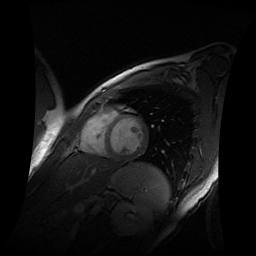
#> input picture IMA203 - Méthodes variationelles et bayésiennes et optimisation discrète/TP6_Modeles_Deformables/CodeEtImages/coeurIRM.bmp, 256 x 256 px, found by its file name
$ jupyter execute 'TP_Modèles_Déformables_SOUSA.ipynb'
#> lines starting #> are read from the running program, lines starting #| are printed output that depends on the picture; after the words box and inside, x2 and y2 are one past the last pixel; in counts of white or black regions, pixels touching at a corner belong together
# Lucas Oliveira Machado de Sousa

# Importation des images

[cell 1]
#%% SECTION 1 inclusion de packages externes

import numpy as np
import matplotlib.pyplot as plt
from scipy import ndimage as ndi
# necessite scikit-image
from skimage import io as skio
from skimage.filters import gaussian
from skimage.segmentation import active_contour
from skimage import img_as_float
from skimage.segmentation import chan_vese
from skimage.segmentation import checkerboard_level_set
from skimage.segmentation import circle_level_set
from skimage.segmentation import disk_level_set

[cell 2]
# Files upload
from google.colab import files

uploaded = files.upload()
#> the answer given: coeurIRM.bmp
for fn in uploaded.keys():
  print("User uploaded file '{name}' with length {length} bytes".format(name=fn, length=len(uploaded[fn])))

[cell 3]
#%% SECTION 2 - Lecture de l'image

im = skio.imread('coeurIRM.bmp')
#> im is the input picture: shape (256, 256); min 0, max 255, mean 19.4

# [6 lines of commented-out code are left out]

plt.imshow(im, cmap="gray")

[cell 4]
from skimage.morphology import disk
from skimage.filters.rank import gradient
plt.imshow(gradient(im, disk(1)), cmap='gray')
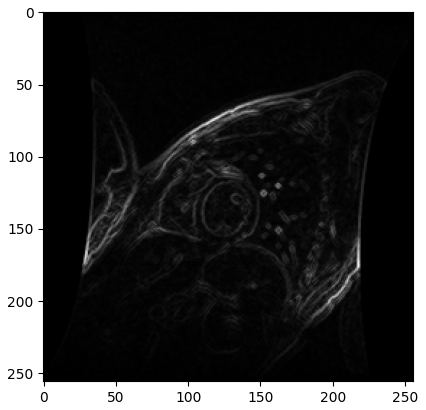
#> figure drawn by matplotlib, 1 panel

# Méthode des Contours Actifs Paramétriques

J'ai utilisé la méthode des contours actifs paramétriques pour segmenter une image du coeur et une image de la rétine. On peut voir ci-dessous les résultats obtenus.

Cette méthode utilise plusieurs hyperparamètres :

* une image, qu'on passe par un filtre gaussien pour la lisser et éviter que l'énergie converge vers un minimum local ;
* un ensemble des points initiaux pour la *snake* (la *snake* de sortie aura la même taille que celle-là, donc il faut bien choisir le numéro de points pour bien capturer le contour) ;
* alpha, le paramètre qui contrôle la contraction de la *snake*, et beta, qui contrôle son lissage. Une valeur grande de α pénalise la distance entre les points du contour, et une valeur grande de β pénalise les oscillations du contour ;
* w_edge controlle l'attraction aux bords. Si la valeur est négative, la *snake* sera repoussée des bords. Pour le cas de la segmentation du coeur, j'ai utilisé une valeur négative parce que les bords externes (entre le corps et l'arrière-plan) sont beaucoup plus forts que les bords du coeur ;
* gamma est le *step time*, si on change le *step time* de l'algorithme on peut avoir des résultats très différents.

Pour la segmentation de la rétine, j'ai changé aussi les paramètres *w_line* et *boundary conditions* :
* *boundary conditions* contrôle la relation entre le point initial et le point final du contour. Par défaut ce paramètre est "periodic", c'est-à-dire le serpent est fini où il a commencé. Pour la rétine, on utilise "free" : ces deux points ne sont pas attachés, et ils ont certaine liberté pour se positionner autour des positions données pour mieux s'adapter au contour ;
* w_line contrôle l'attraction aux régions claires. Comme la rétine est une ligne blanche au milieu des lignes noires, c'est bon de donner une valeur haute à ce paramètre dans ce cas.

Les résultats sont bons (comme on peut voir dans les images suivantes), mais il a fallu essayer plusieurs combinaisons de paramètres pour trouver une bonne segmentation, ce qui rendre la méthode un peu manuelle (un inconvénient de cette méthode).

Une amélioration possible pour ces méthodes est l'inclusion de contraintes comme la force de ballon, qui fait que le serpent ne soit pas attiré aux bords distants, entre autres effets.

[cell 5]
#%% SECTION 3a - Segmentation by contours actifs

im = skio.imread('coeurIRM.bmp')
plt.imshow(im, cmap='gray')

s = np.linspace(0, 2*np.pi, 200)
r = 130 + 40*np.sin(s)
c = 110 + 50*np.cos(s)
init = np.array([r, c]).T

snake = active_contour(gaussian(im, 0.1),
                       init, alpha=0.8, beta=1, w_edge=-2, gamma=0.001)
#> snake = 200 pairs, first value 101.1 to 163, second value 77.58 to 152.6
fig, ax = plt.subplots(figsize=(7, 7))
ax.imshow(im, cmap=plt.cm.gray)
ax.plot(init[:, 1], init[:, 0], '--r', lw=3)
ax.plot(snake[:, 1], snake[:, 0], '-b', lw=3)
ax.set_xticks([]), ax.set_yticks([])
ax.axis([0, im.shape[1], im.shape[0], 0])

s = np.linspace(0, 2*np.pi, 200)
r = 130 + 40*np.sin(s)
c = 110 + 50*np.cos(s)
init = np.array([r, c]).T
plt.show()
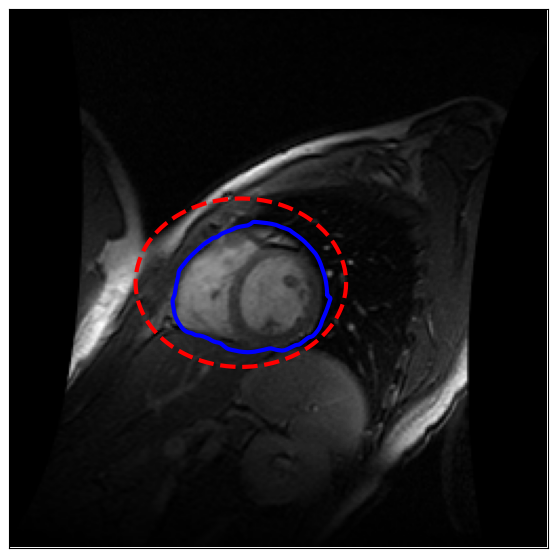
#> figure drawn by matplotlib, 1 panel

[cell 6]
#%% SECTION 3b - Contours ouverts

im = skio.imread('retineOA.bmp')
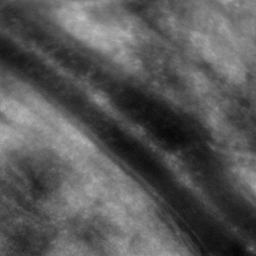
#> input picture IMA203 - Méthodes variationelles et bayésiennes et optimisation discrète/TP6_Modeles_Deformables/CodeEtImages/retineOA.bmp, 256 x 256 px, found by its file name
#> im is the input picture: shape (256, 256); min 5, max 191, mean 87.6

plt.imshow(im, cmap='gray')

# Interessant sur l'image retineOA.bmp

r = np.linspace(35, 230, 100)
c = np.linspace(25, 230, 100)
init = np.array([r, c]).T

snake = active_contour(gaussian(im, 1), init, boundary_condition='free',
                       alpha=0.5, beta=5, w_line=20, w_edge=20, gamma=0.01)
#> snake = 100 pairs, first value 38.77 to 232.1, second value 15.56 to 228

fig, ax = plt.subplots(figsize=(9, 5))
ax.imshow(im, cmap=plt.cm.gray)
ax.plot(init[:, 1], init[:, 0], '--r', lw=3)
ax.plot(snake[:, 1], snake[:, 0], '-b', lw=3)
ax.set_xticks([]), ax.set_yticks([])
ax.axis([0, im.shape[1], im.shape[0], 0])

plt.show()
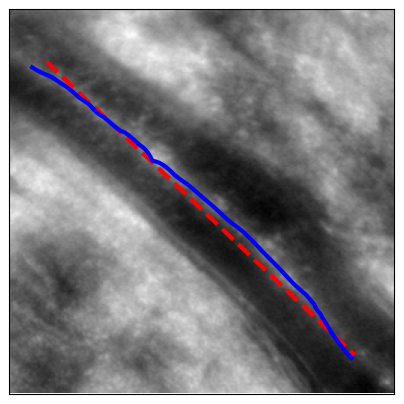
#> figure drawn by matplotlib, 1 panel

# Méthode de Chan et Vese

La méthode de Chan et Vese utilise des ensembles de niveaux de gris pour segmenter l'image en cherchant de minimiser une énergie. Les hyperparamètres sont :

* L'image qu'on veut segmenter ;
* Une valeur μ (longueur du bord). Si la valeur est trop grande on pénalise les bords petits, donc on n'arrive pas a détecter des pétites regions. Comme le cerveau est une grosse région, on peut utiliser un paramètre μ proche de 1 ;
* Les poids λ1 et λ2 pour les régions de la sortie de valeur True et False, réspectivement. Le lambda avec la valeur le plus petite est celui qu'aura l'intervalle des valeurs le plus grand. Comme on veut segmenter les parties du cerveau, j'ai choisi un λ1 plus petit que λ2 ;
* tol et max_iter fournissent la condition d'arrête de l'algorithm (il peut s'arrêter parce qu'il a atteint la tolérance nécessaire ou, sinon, parce qu'il a atteint un numéro suffisament grand d'itérations ;
* initial_level_set est la définition de l'ensemble de niveaux utilisé au début de l'algorithm. La géometrie de l'ensemble utilisé influence la vitesse de convergence et la capacité de la méthode de détecter des contours implicites. On peut voir, par exemple, que si on utilise un "checkboard" il y a des fausses contours autour du cerveau.

[cell 7]
#%% SECTION 4 - Segmentation par ensembles de niveaux

im = skio.imread('brain.bmp')
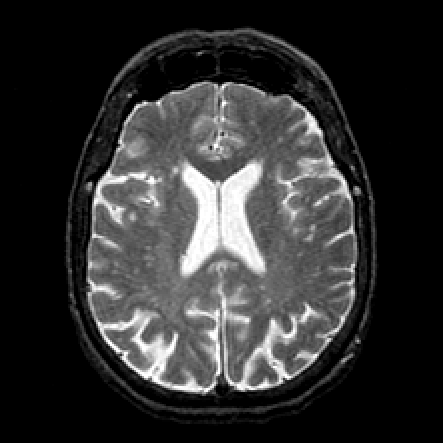
#> input picture IMA203 - Méthodes variationelles et bayésiennes et optimisation discrète/TP6_Modeles_Deformables/CodeEtImages/brain.bmp, 443 x 443 px, found by its file name
#> im is the input picture: shape (443, 443, 3); min 0, max 255, mean 48.6
im = im[:,:,1]
#> im: shape (443, 443)
plt.imshow(im, cmap='gray')

#im = skio.imread('retineOA.bmp')
image = img_as_float(im)

# Init avec plusieurs cercles
circleNum = 16
circleRadius = image.shape[0] / (3*circleNum)
#> circleRadius = 9.23
circleStep0 = image.shape[0]/(circleNum+1)
#> circleStep0 = 26.06
circleStep1 = image.shape[1]/(circleNum+1)
#> circleStep1 = 26.06
init_ls = np.zeros(image.shape)
for i in range(circleNum):
  for j in range(circleNum):
    init_ls = init_ls + disk_level_set(image_shape=image.shape, center=((i+1)*circleStep0, (j+1)*circleStep1), radius=circleRadius)
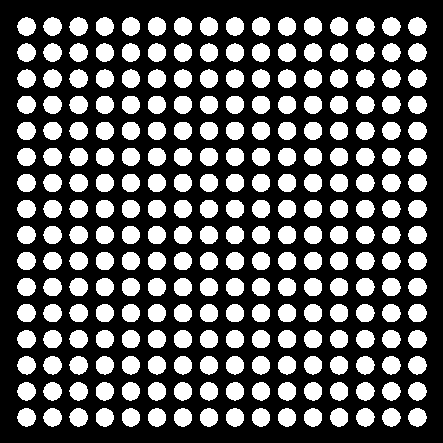
#> init_ls: shape (443, 443) float64; values 0 (black) and 1 (white), 34.9% white; 256 white regions, largest, box (x1, y1, x2, y2) and area: (17, 17, 36, 36) 271, (408, 17, 427, 36) 271, (17, 408, 36, 427) 271

# Init avec un damier
#init_ls = checkerboard_level_set(image.shape, 6)

# Init avec un cercle
#init_ls = circle_level_set (image.shape, (221,221), 50)

cv = chan_vese(image, mu=1, lambda1=1, lambda2=10, tol=1e-3, max_iter=200,
               dt=0.5, init_level_set=init_ls, extended_output=True)

fig, axes = plt.subplots(2, 2, figsize=(8, 8))
ax = axes.flatten()

ax[0].imshow(image, cmap="gray")
ax[0].set_axis_off()
ax[0].set_title("Original Image", fontsize=12)

ax[1].imshow(cv[0], cmap="gray")
ax[1].set_axis_off()
title = "Chan-Vese segmentation - {} iterations".format(len(cv[2]))
#> title = 'Chan-Vese segmentation - 200 iterations'
ax[1].set_title(title, fontsize=12)

ax[2].imshow(cv[1], cmap="gray")
ax[2].set_axis_off()
ax[2].set_title("Final Level Set", fontsize=12)

ax[3].plot(cv[2])
ax[3].set_title("Evolution of energy over iterations", fontsize=12)

fig.tight_layout()
plt.show()
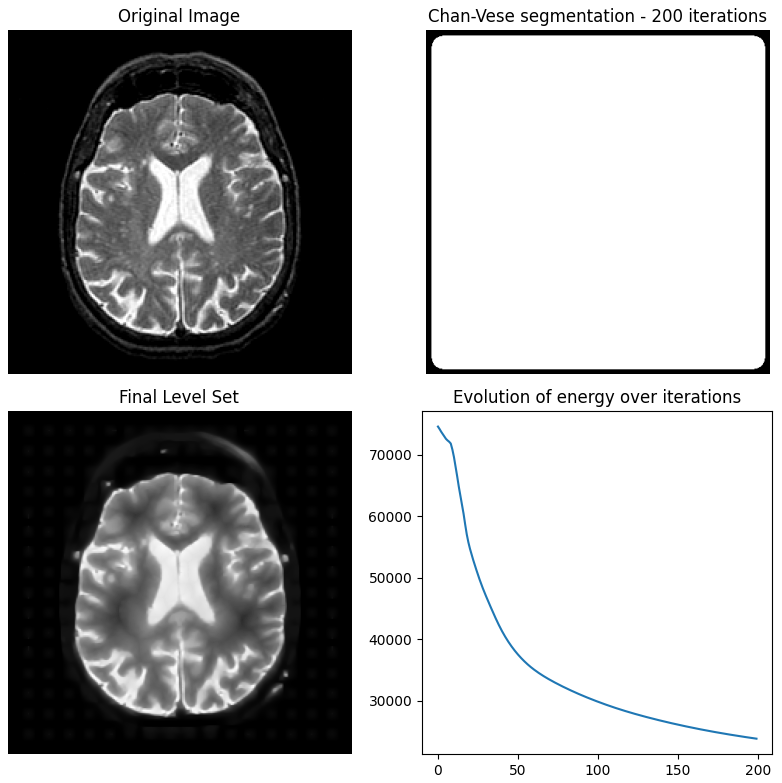
#> figure drawn by matplotlib, 4 panels; panel 4: curve peaks at x = 0, y = 74572.1

#%% FIN  TP - Modeles deformables
